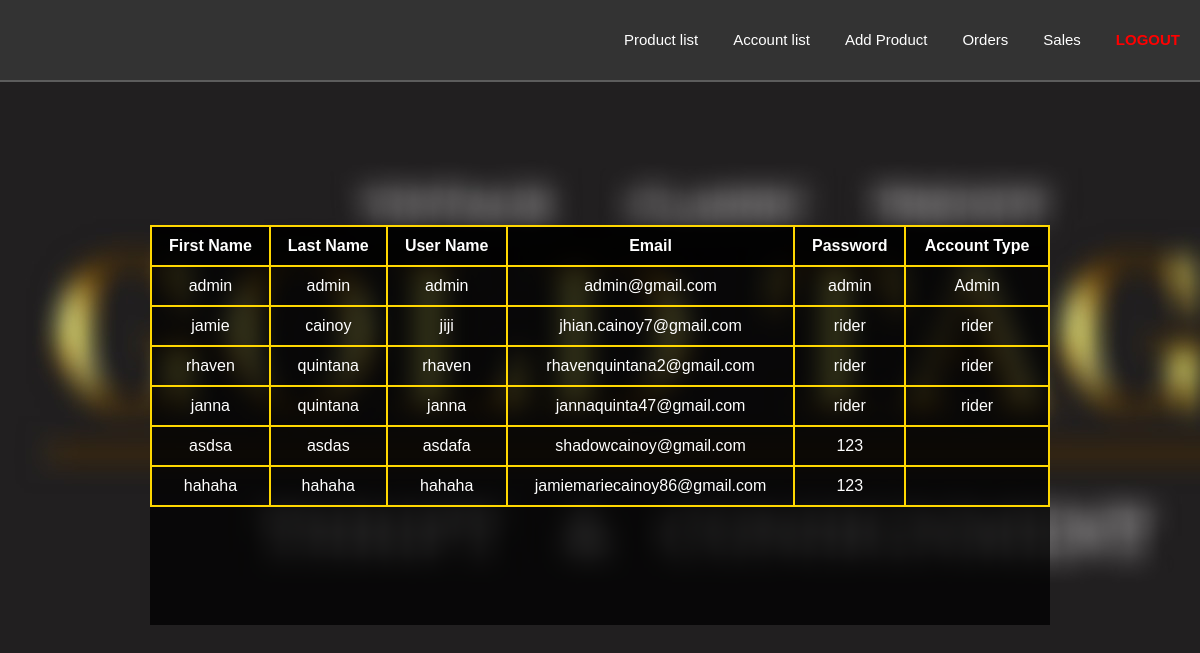
The page /usersAccount.php on the database as committed earlier.
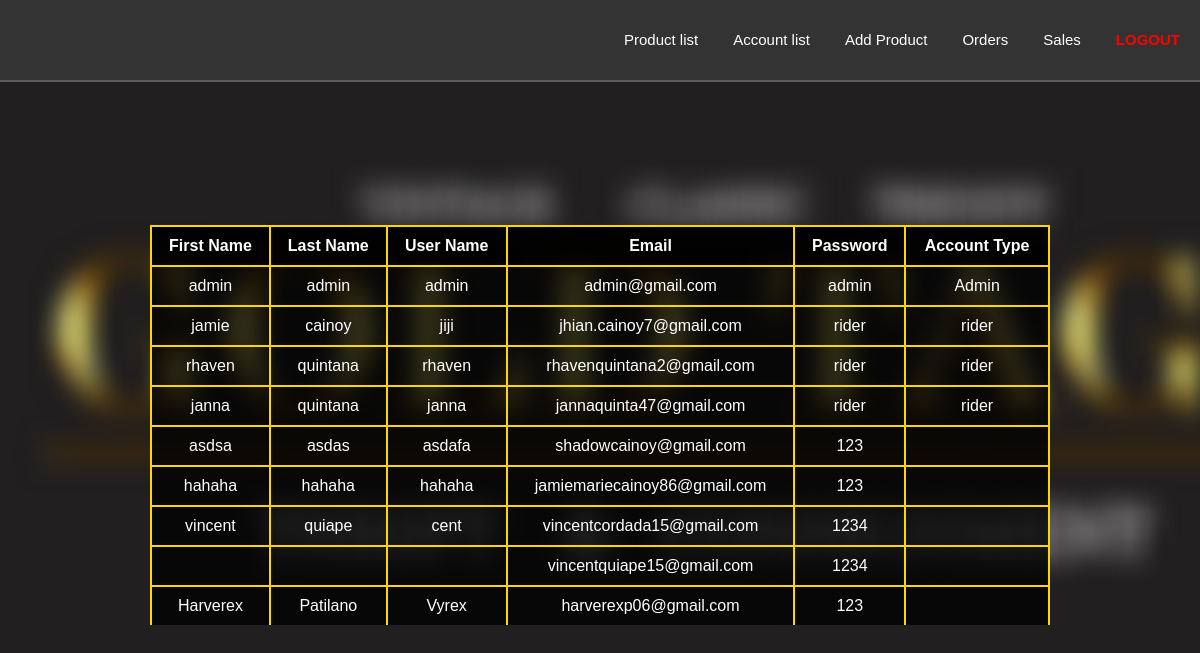
The same page on the database as committed later.
### tables this page shows
CREATE TABLE `accounts` (
  `firstName` varchar(150) NOT NULL,
  `lastName` varchar(150) NOT NULL,
  `userName` varchar(150) NOT NULL,
  `email` varchar(150) NOT NULL,
  `accountPass` varchar(150) NOT NULL,
  `account_type` varchar(150) NOT NULL,
  `verification_code` int(40) NOT NULL,
  `signup_verification` int(40) NOT NULL,
  `contact_number` bigint(255) NOT NULL,
  `profile_image` varchar(255) NOT NULL
);

### usersAccount.php (the view, shortened to what this page needs)
<?php
$servername = "localhost";
$username = "root";
$password = "";
$dbname = "upload";
$conn = new mysqli($servername, $username, $password, $dbname);
$sql = "SELECT * FROM accounts";
$result = $conn->query($sql);
?>
<!DOCTYPE html>
<html lang="en">
<head>
    <link rel="stylesheet" href="usersAccount.css">
</head>
<body>
    <nav>
        <li><a href="adminpage.php">Product list </a></li>
        <li><a href="usersAccount.php">Account list</a></li>
        <li><a href="adminproductadd.php">Add Product</a></li>
        <li><a href="orders.php">Orders</a></li>
        <li><a href="sales.php">Sales</a></li>
        <li><a href="#" id="logoutBtn">LOGOUT</a></li>
    </nav>
    <div class="table-container">
        <table class="table" border="2">
        <thead>
            <tr>
                <th>First Name</th>
                <th>Last Name</th>
                <th>User Name</th>
                <th>Email</th>
                <th>Password</th>
                <th>Account Type</th>
            </tr>
        </thead>
        <tbody id="userList">
            <?php
            if ($result->num_rows > 0) {
                while ($row = $result->fetch_assoc()) {
                    echo "<tr>
                            <td>" . $row["firstName"] . "</td>
                            <td>" . $row["lastName"] . "</td>
                            <td>" . $row["userName"] . "</td>
                            <td>" . $row["email"] . "</td>
                            <td>" . $row["accountPass"] . "</td>
                            <td>" . $row["account_type"] . "</td>
                          </tr>";
                }
            } else {
                echo "<tr><td colspan='5'>No records found</td></tr>";
            }
            ?>
        </tbody>
    </table>
</html>
</body>
</html>

Rows that differ between the two databases and show on the page:
added accounts: firstName "vincent", lastName "quiape", userName "cent", email "vincentcordada15@gmail.com", accountPass "1234"
added accounts: email "vincentquiape15@gmail.com", accountPass "1234"
added accounts: firstName "Harverex", lastName "Patilano", userName "Vyrex", email "harverexp06@gmail.com", accountPass "123"
